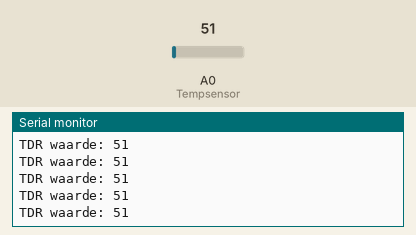
Bench run of a sketch on a simulated Arduino Uno, built with avr-gcc and run on an emulated ATmega328P. On the bench: the last lines printed to the serial monitor. The inputs (shaded band) are chosen by the test bench; at power-on: A0 (Tempsensor) = 51.

Above: at 1.2 s.
1.3 s: A0 (Tempsensor) set to 61
At 1.31 s:
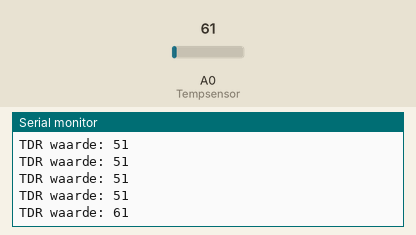
2.8 s: A0 (Tempsensor) set to 71
At 2.81 s:
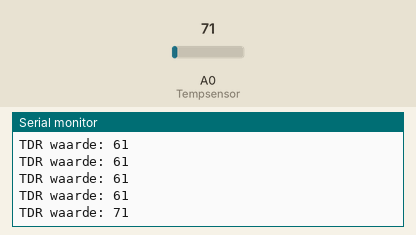
Timing chart, 0 to 5.8 s (numbered marks = the images above; inputs shaded):
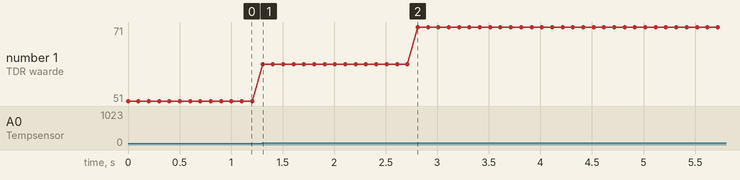

Measured:
- after the input at 1.3 s, the serial monitor: prints a new line at once (image 1)
- after the input at 2.8 s, the serial monitor: prints a new line at once (image 2)
- plotted number 1: 51 → 61 after the input at 1.3 s, 61 → 71 after the input at 2.8 s

The sketch:

Sensors_1_Basic_Temperature.ino
```cpp
// configureer hier de Tempsensor pin, deze sluiten we hier
// aan op de analoge poort 0 van de arduino: A0
#define Tempsensor A0

void setup() {
  Serial.begin(9600); // zet seriele poort aan op 9600 baud.
}

// deze loop wordt continu herhaald
void loop() {
  // print temperatuur waarde via seriele monitor
  Serial.print("TDR waarde: ");
  Serial.print(analogRead(Tempsensor));
  Serial.println("");
  delay(100); // wacht 100 ms
}
```
